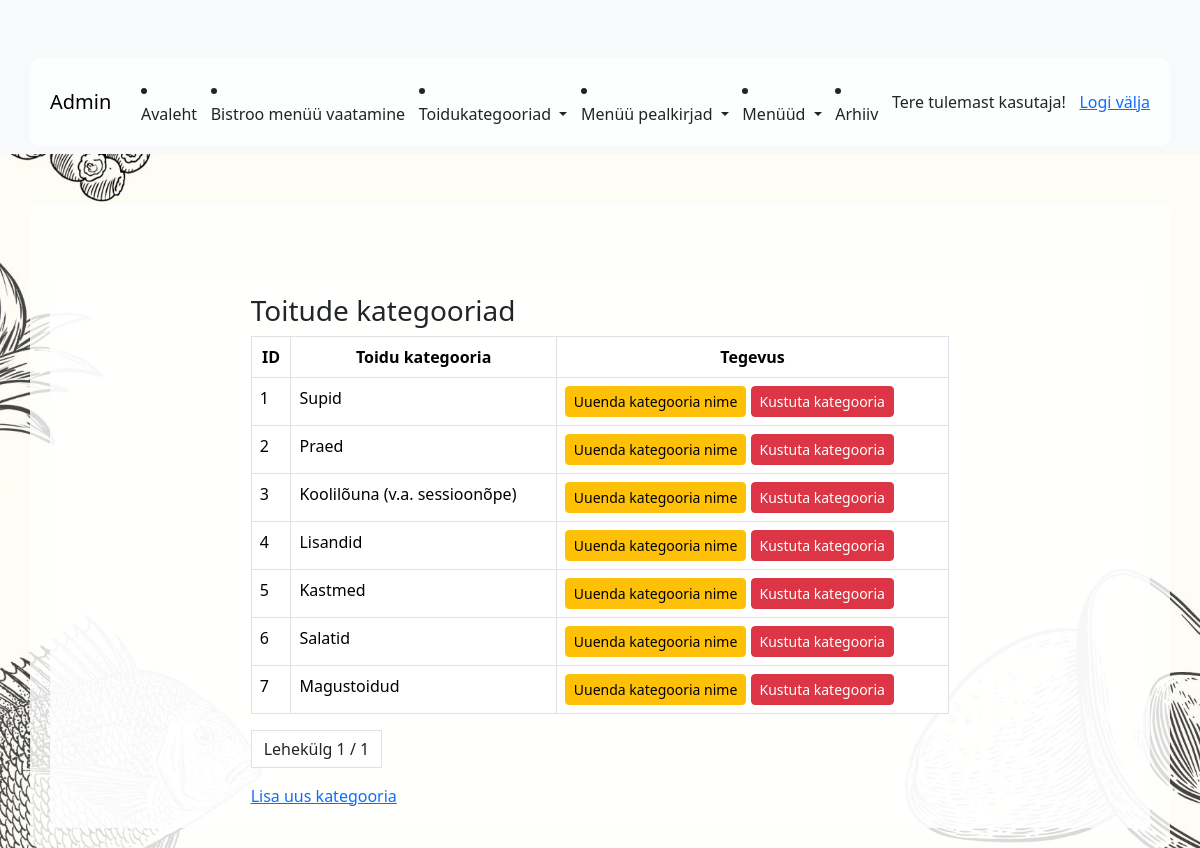
Before: /app_admin/category_list/ (signed in) with the older database file.
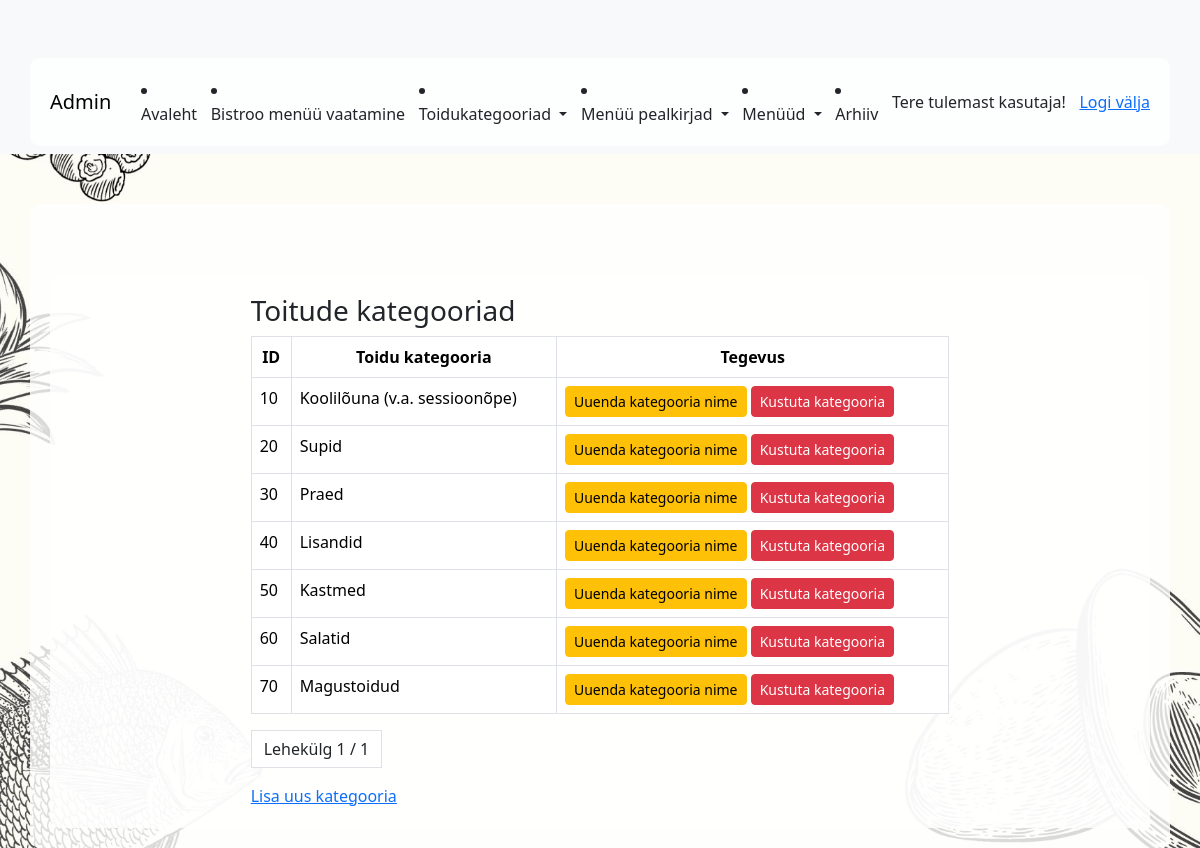
After: the same page with the newer database file.
### app_admin/models.py (models this page shows, shortened)
class Category(models.Model):
    number = models.PositiveIntegerField(verbose_name="Number")
    name = models.CharField(max_length=255, unique=True, verbose_name="Kategooria nimetus")

### app_admin/views.py (the view)
# urls.py: path('category_list/', views.CategoryListView.as_view(), name= 'category_list'),
class CategoryListView(ListView):
    template_name = 'app_admin/category_list.html'
    model = Category
    queryset = Category.objects.order_by('number')
    context_object_name = 'categories'
    paginate_by = 10

### app_admin/templates/app_admin/category_list.html (shortened to what this page needs)
{% extends 'base_admin.html' %}
{% block content %}
	<div class="container">
    <div class="row">
        <div class=" col-8 mx-auto">
            <h3>Toitude kategooriad</h3>
            <table class="table table-bordered table-hover">
                <thead>
                <tr class="text-center">
                     <th>ID</th>
                    <th>Toidu kategooria</th>
                    <th>Tegevus</th>
                </tr>
                </thead>
                <tbody>
                {% for category in categories %}
                	<tr>
                        {% if user.is_authenticated %}
                    <td>{{ category.number }} </td>
                    <td>{{ category.name }}</td>
                    <td class="text/center">
                        <a href="{% url 'app_admin:category_update' pk=category.id %}" class="btn btn-warning btn-sm">Uuenda kategooria nime</a>
                        <a href="{% url 'app_admin:category_delete' pk=category.id %}" class="btn btn-danger btn-sm">Kustuta kategooria</a>
                        {% endif %}
                    </td>
                    </tr>
                {% endfor %}
                </tbody>
            </table>
        <ul class="pagination">
        <li class="page-link text-dark">
            Lehekülg {{ page_obj.number }} / {{ page_obj.paginator.num_pages }}
        </li>
  </ul>
            <a href="{% url 'app_admin:category_create' %}">Lisa uus kategooria</a>
        </div>
    </div>
    </div>
{% endblock %}

Changed rows visible on the page:
removed Category: number "3", name "Koolilõuna (v.a. sessioonõpe)"
added Category: number "10", name "Koolilõuna (v.a. sessioonõpe)"
changed Category "Supid": number "1" → "20"
changed Category "Praed": number "2" → "30"
changed Category "Lisandid": number "4" → "40"
changed Category "Kastmed": number "5" → "50"
changed Category "Salatid": number "6" → "60"
changed Category "Magustoidud": number "7" → "70"
